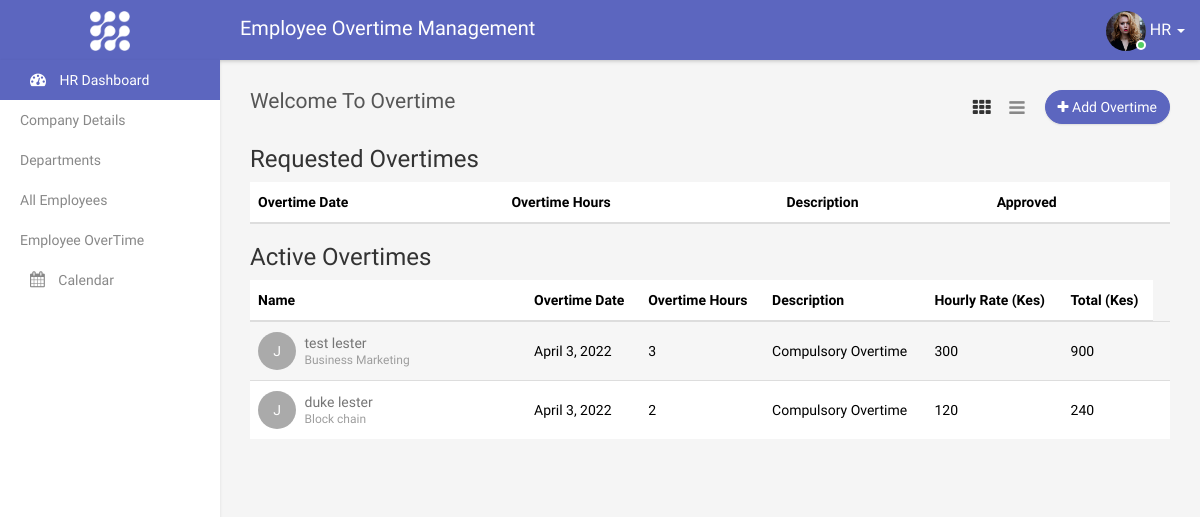
/overtime (signed in), run on an earlier commit of the app's database.
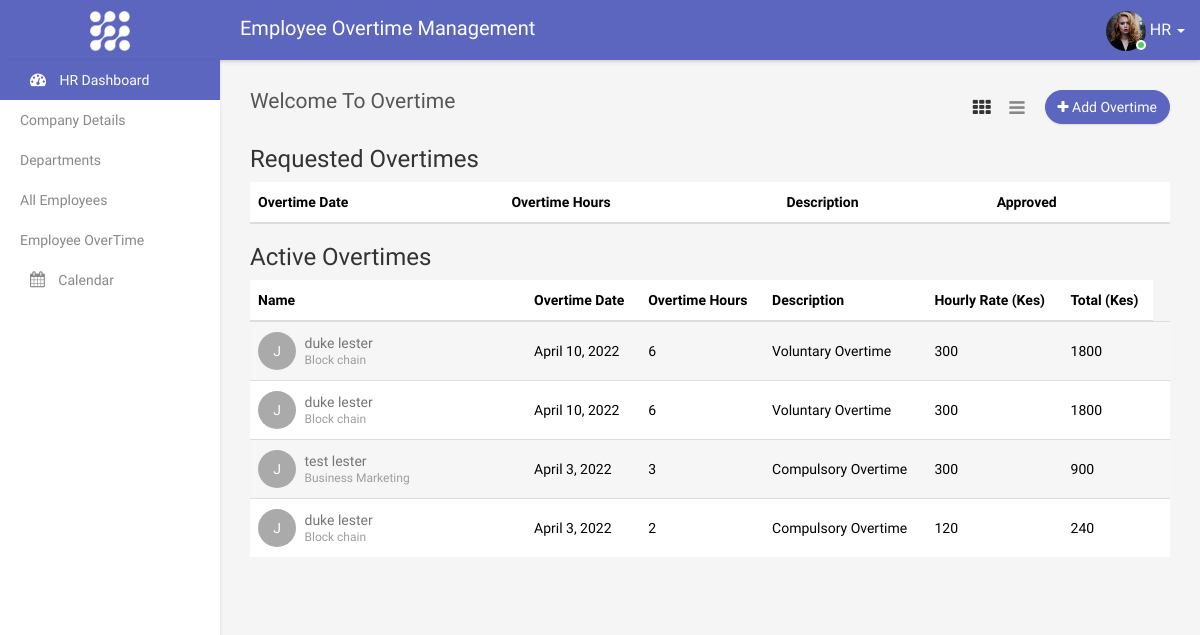
And on a later commit of the database.
### overtime/models.py (models this page shows, shortened)
class Overtime(models.Model):
    my_employee = models.ForeignKey(Employee, on_delete=models.CASCADE)
    overtime_date = models.DateField()
    overtime_hours = models.IntegerField()
    description = models.TextField()
    overtime_type = models.CharField(max_length=200)
    overtime_pay = models.DecimalField(max_digits=10, decimal_places=0)
    total = models.DecimalField(max_digits=10, decimal_places=0, blank=True, null=True)
    approved_by = models.ForeignKey(User, on_delete=models.PROTECT)
    created_at = models.DateTimeField(auto_now_add=True)
    class Meta:
        verbose_name = "Over Time"
        verbose_name_plural = "Over Time"

class Employee(models.Model):
    Hr = models.ForeignKey(User, related_name="hr", on_delete=models.CASCADE)
    company = models.CharField(max_length=200)
    department =  models.CharField(max_length=180)
    employee = models.OneToOneField(User,related_name="employee", on_delete=models.CASCADE)
    email = models.EmailField(max_length=65, unique=True, verbose_name='email')
    username = models.CharField(max_length=40, unique=True)
    phone = models.CharField(max_length=15, unique=True)
    mobile = models.CharField(max_length=15)
    address = models.CharField(max_length=200, blank=True)
    first_name = models.CharField(max_length=200, blank=True)
    last_name = models.CharField(max_length=200, blank=True)
    employeeReg_Id = models.CharField(max_length=200)
    is_email_verified = models.BooleanField(default=False)
    created_at = models.DateTimeField(auto_now_add=True)
    updated_at = models.DateTimeField(auto_now_add=True)
    class Meta:
        verbose_name = "Employee"
        verbose_name_plural = "Employees"

### overtime/views.py (the view, shortened to what this page needs)
# urls.py: path('overtime',addOverTimeView, name="overTime"),
@login_required(login_url='login')
def addOverTimeView(request):
    if request.user.is_hr:
        context = {}
        context['overtime'] = Overtime.objects.filter(approved_by=request.user).order_by('-created_at')
        context['employees'] = Employee.objects.filter(Hr=request.user).order_by('-created_at')
        get_employees_request = RequestedOvertimes.objects.all()
        context['requested_overtimes'] = get_employees_request
        return render(request, 'overtime.html', context)
    else:
        return render(request, 'error-403.html')

### templates/overtime.html (shortened to what this page needs)
{% extends "base.html" %}
{% load static %}
{% block content %}
        <div class="page-wrapper">
            <div class="content container-fluid">
                <div class="row">
                    <div class="col-xs-4">
                        <h4 class="page-title">Welcome To Overtime</h4>
                    </div>
                    <div class="col-xs-8 text-right m-b-20">
                        <a href="#" class="btn btn-primary rounded pull-right" data-toggle="modal" data-target="#add_employee"><i class="fa fa-plus"></i> Add Overtime</a>
                        <div class="view-icons">
                            <a href="#" class="grid-view btn btn-link active"><i class="fa fa-th"></i></a>
                            <a href="#" class="list-view btn btn-link"><i class="fa fa-bars"></i></a>
                        </div>
                    </div>
                </div>
              <div class="row">
                    <div class="col-md-12">
                        <h3> Requested Overtimes </h3>
                        <div class="table-responsive">
                            <table class="table table-striped custom-table datatable">
                                <thead>
                                    <tr>
                                        <th>Overtime Date</th>
                                        <th>Overtime Hours</th>
                                        <th>Description</th>
                                        <th>Approved</th>
                                    </tr>
                                </thead>
                        <div class="table-responsive">
                            <table class="table table-striped custom-table datatable">
                            <h3> Active Overtimes </h3>
                                <thead>
                                    <tr>
                                        <th style="width:30%;">Name</th>
                                        <th>Overtime Date</th>
                                        <th>Overtime Hours</th>
                                        <th>Description</th>
                                        <th>Hourly Rate (Kes)</th>
                                        <th>Total (Kes)</th>
                                    </tr>
                                </thead>
                                <tbody>
                                    {% for Ot in overtime %}
                                    <tr>
                                        <td>
                                            <a href="#" class="avatar">J</a>
                                            <h2><a href="#">{{Ot.my_employee.first_name}} {{Ot.my_employee.last_name}} <span>{{Ot.my_employee.department}}</span></a></h2>
                                        </td>
                                        <td>{{Ot.overtime_date}}</td>
                                        <td>{{Ot.overtime_hours}}</td>
                                        <td>{{Ot.description}}</td>
                                        <td>{{Ot.overtime_pay}}</td>
                                        <td>{{Ot.total}}</td>
                                        <td>
                                        </td>
                                    </tr>
                                    {% endfor %}
                                    </tbody>
            </div>
        </div>
    </div>
  {% endblock %}

What changed in the data, as far as the page shows it:
added Overtime: my_employee.first_name "duke", my_employee.last_name "lester", my_employee.department "Block chain", overtime_date "April 10, 2022", overtime_hours "6", description "Voluntary Overtime", overtime_pay "300", total "1800"
added Overtime: my_employee.first_name "duke", my_employee.last_name "lester", my_employee.department "Block chain", overtime_date "April 10, 2022", overtime_hours "6", description "Voluntary Overtime", overtime_pay "300", total "1800"
